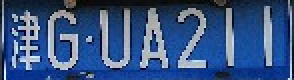
#> input picture examples/cv40examples-main/code/13车牌识别/gg.bmp, 147 x 40 px (shown 2 times larger)
$ python '例13.2.py'
#> lines starting #> are read from the running program, lines starting #| are printed output that depends on the picture; after the words box and inside, x2 and y2 are one past the last pixel; in counts of white or black regions, pixels touching at a corner belong together
# -*- coding: utf-8 -*-
"""
Created on Tue Jul 20 07:26:46 2021

@author: 李立宗  lilizong@gmail.com
微信公众号：计算机视觉之光（微信号cvlight）
计算机视觉40个经典案例——从入门到深度学习（python+OpenCV）（待定名称）
李立宗 著     电子工业出版社
"""

import cv2
#=====读取车牌=====
image=cv2.imread("gg.bmp")
#> image is the input picture: shape (40, 147, 3); mean B, G, R 129.7, 83.3, 54.8
o=image.copy()  #复制原始图像，用于绘制轮廓用
cv2.imshow("original",image)
#=============图像预处理===============
# -------图像去噪灰度处理F1-------
image = cv2.GaussianBlur(image, (3, 3), 0)
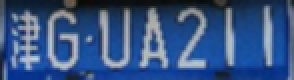
#> image: shape (40, 147, 3) (shown 2 times larger); mean B, G, R 130.2, 83.7, 55.1
cv2.imshow("GaussianBlur",image)
# -------色彩空间转换F2-------
grayImage = cv2.cvtColor(image, cv2.COLOR_RGB2GRAY)
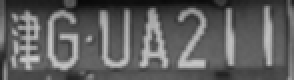
#> grayImage: shape (40, 147) (shown 2 times larger); min 8, max 211, mean 94.3
cv2.imshow("gray",grayImage)
# -------阈值处理（二值化）F3 -------
ret, image = cv2.threshold(grayImage, 0, 255, cv2.THRESH_OTSU)
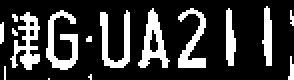
#> image: shape (40, 147) (shown 2 times larger); 22.2% white; 16 white regions (7 under 20 px), largest, box (x1, y1, x2, y2) and area: (23, 5, 39, 35) 218, (69, 4, 85, 34) 204, (5, 6, 20, 35) 203
#> ret = 117
cv2.imshow("threshold",image)
#-------膨胀处理F4，让一个字构成一个整体（大多数字不是一体的，是分散的）--------
kernel = cv2.getStructuringElement(cv2.MORPH_RECT, (2, 2))
image = cv2.dilate(image, kernel)
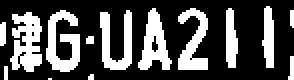
#> image: shape (40, 147) (shown 2 times larger); 30.8% white; 14 white regions (5 under 20 px)
cv2.imshow("dilate",image)
#=============拆分车牌，将车牌内各个字符分离===============
# -------查找轮廓F5，各个字符的轮廓及噪声点轮廓---------------
contours, hierarchy = cv2.findContours(image, cv2.RETR_EXTERNAL, cv2.CHAIN_APPROX_SIMPLE)
#> contours = 14 contours, 6 with area under 20; largest, box (x1, y1, x2, y2) and area: (5, 6, 21, 36) 270, (69, 4, 86, 35) 245, (23, 5, 40, 36) 233, (89, 4, 104, 35) 204, (50, 5, 66, 35) 200, (131, 3, 137, 34) 111, (113, 4, 119, 34) 110, (0, 11, 3, 23) 21
x = cv2.drawContours(o.copy(), contours, -1, (0, 0, 255), 1)
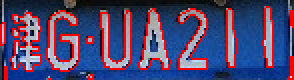
#> x: shape (40, 147, 3) (shown 2 times larger); mean B, G, R 111.3, 70, 78.4
cv2.imshow("contours",x)
print("共找到轮廓个数：",len(contours))  #测试语句：看看找到多少个轮廓
#| 共找到轮廓个数： 14
# -------------遍历所有轮廓,寻找最小包围框F6------------------
chars = []
for item in contours:
    rect = cv2.boundingRect(item)
    x,y,w,h = cv2.boundingRect(item)
    chars.append(rect)
    cv2.rectangle(o,(x,y),(x+w,y+h),(0,0,255),1)
#> this loop made 14 passes
#> (x, y, w, h) on passes 2, 4, 5, 6, 7, 9, 10, 11, 12, 13, 14: (44, 37, 3, 3), (144, 28, 3, 12), (43, 18, 4, 4), (0, 11, 3, 12), (5, 6, 16, 30), (50, 5, 16, 30), (23, 5, 17, 31), (113, 4, 6, 30), (89, 4, 15, 31), (69, 4, 17, 31), (131, 3, 6, 31)
#> (item, x, y, w, h) on passes 1, 3, 8: ([[24, 39], [25, 39]], 24, 39, 2, 1), ([[2, 33], [2, 39], [3, 39], [3, 33]], 2, 33, 2, 7), ([[145, 5], [145, 12], [146, 13], [146, 5]], 145, 5, 2, 9)
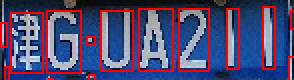
#> o: shape (40, 147, 3) (shown 2 times larger); 12.11% of pixels changed, all inside (x1, y1, x2, y2) = (0, 3, 147, 40)
#> after the loop, chars = [(24, 39, 2, 1), (44, 37, 3, 3), (2, 33, 2, 7), (144, 28, 3, 12), (43, 18, 4, 4), (0, 11, 3, 12), (5, 6, 16, 30), (145, 5, 2, 9), (50, 5, 16, 30), (23, 5, 17, 31), (113, 4, 6, 30), (89, 4, 15, 31), (69, 4, 17, 31), (131, 3, 6, 31)]
cv2.imshow("contours2",o)
# --------------将包围框按照x轴坐标值排序（自左向右排序）--------------
chars = sorted(chars,key=lambda s:s[0],reverse=False)
#> chars = [(0, 11, 3, 12), (2, 33, 2, 7), (5, 6, 16, 30), (23, 5, 17, 31), (24, 39, 2, 1), (43, 18, 4, 4), (44, 37, 3, 3), (50, 5, 16, 30), (69, 4, 17, 31), (89, 4, 15, 31), (113, 4, 6, 30), (131, 3, 6, 31), (144, 28, 3, 12), (145, 5, 2, 9)]
# --------将字符的轮廓筛选出来F7-------------------
#逐个遍历包围框，高宽比在1.5-8之间，宽度大于3个像素，判定为字符
plateChars = []
for word in chars:
    if (word[3] > (word[2] * 1.5)) and (word[3] < (word[2] * 8)) and (word[2] > 3):
        plateChar = image[word[1]:word[1] + word[3], word[0]:word[0] + word[2]]
        plateChars.append(plateChar)
#> this loop made 14 passes
#> after the loop, plateChars = 7 items
# --------------测试语句：查看各个字符-------------------
for i,im in enumerate(plateChars):
    cv2.imshow("char"+str(i),im)
#> this loop made 7 passes
cv2.waitKey()
cv2.destroyAllWindows()
